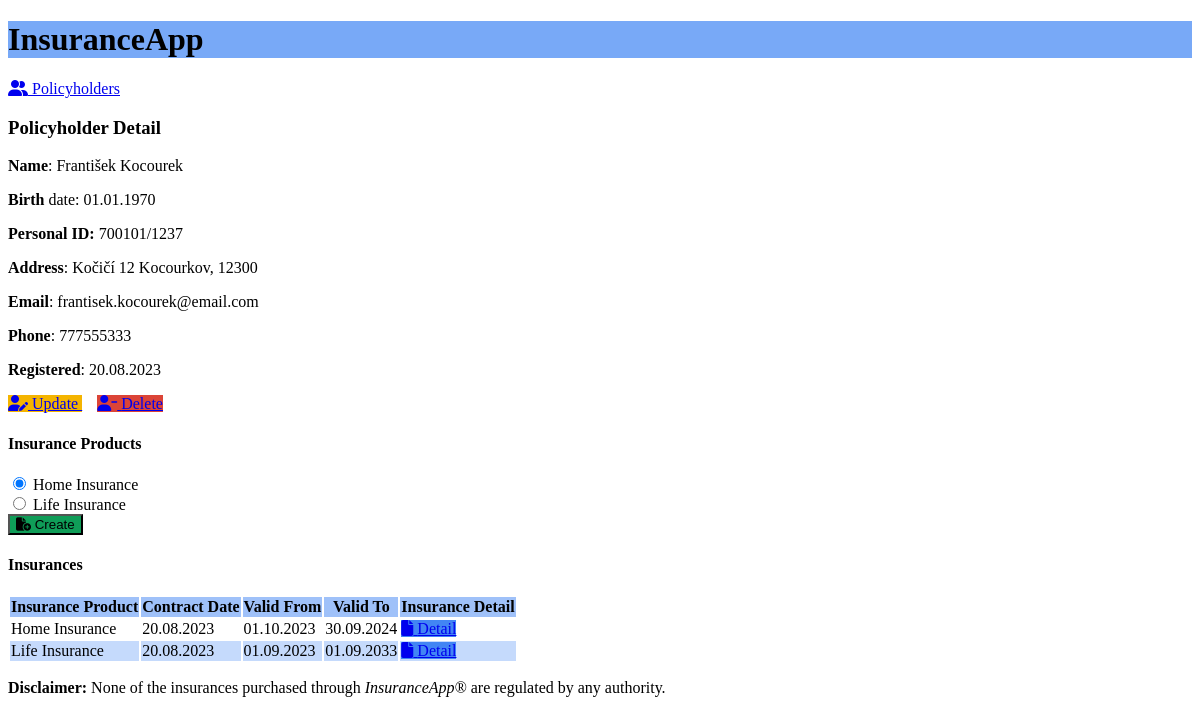
/policyholder/detail/2/, run on the app's committed database.
### insuranceapp/models.py (models this page shows, shortened)
class Person(models.Model):
    first_name = models.CharField(max_length=50)
    last_name = models.CharField(max_length=50)
    birth_date = models.DateField()
    personal_identification_number = models.IntegerField(unique=True)
    street_and_reference_number = models.CharField(max_length=50)
    city = models.CharField(max_length=50)
    postal_code = models.IntegerField()
    class Meta:
        abstract = True
    @property
    def address(self):
        return f"{self.street_and_reference_number} {self.city}, {self.postal_code}"
    @property
    def full_name(self):
        return f"{self.first_name} {self.last_name}"
    @property
    def personal_identification_number_as_string(self):
        return f"{str(self.personal_identification_number)[:6]}/{str(self.personal_identification_number)[6:]}"

class Policyholder(Person):
    email = models.EmailField(unique=True)
    phone = models.IntegerField(unique=True)
    registration_date = models.DateField()

class Insurace(models.Model):
    insurance_product_name = "Insurance"
    policyholder = models.ForeignKey(Policyholder, on_delete=models.CASCADE)
    contract_date = models.DateField()
    valid_from_date = models.DateField()
    valid_to_date = models.DateField()
    class Meta:
        abstract = True
    @classmethod
    def get_url_name_prefix(cls):
        return cls.insurance_product_name.replace(" ", "").lower()
    @classmethod
    def get_create_url(cls):
        return f"insuranceapp:{cls.get_url_name_prefix()}-create"
    def get_detail_url(self):
        return reverse(
            f"insuranceapp:{self.__class__.get_url_name_prefix()}-detail",
            kwargs={"pk": self.id},
        )

class HomeInsurance(Insurace):
    insurance_product_name = "Home Insurance"
    sum_assured = models.IntegerField()  # Pojistná částka
    street_and_reference_number = models.CharField(max_length=50, blank=True, null=True)
    city = models.CharField(max_length=50, blank=True, null=True)
    postal_code = models.IntegerField(blank=True, null=True)

class LifeInsurance(Insurace):
    insurance_product_name = "Life Insurance"
    sum_assured = models.IntegerField()  # Pojistná částka
    insured = models.ForeignKey(
        Insured, on_delete=models.SET_NULL, blank=True, null=True
    )
    beneficiary = models.ForeignKey(
        Beneficiary, on_delete=models.SET_NULL, blank=True, null=True
    )

### insuranceapp/views.py (the view)
class PolicyholderDetailView(PolicyholderModelMixin, DetailView):
    pass
    def get_context_data(self, **kwargs):
        context = super().get_context_data(**kwargs)
        insurances = [
            insurance_product.value for insurance_product in EInsuranceProduct
        ]
        context["insurances"] = {
            insurance.insurance_product_name: insurance.get_create_url()
            for insurance in insurances
        }
        policyholder_isurance_list = []
        for insurance_product in insurances:
            policyholder_isurance_list.extend(
                insurance_product.objects.filter(policyholder=self.kwargs["pk"])
            )
        context["policyholder_isurance_list"] = policyholder_isurance_list
        return context

### insuranceapp/templates/insuranceapp/policyholder_detail.html (shortened to what this page needs)
{% extends "insuranceapp/base.html" %}
{% block content %}
    <section>
        <a href="{% url 'insuranceapp:policyholder-list' %}">
            <i class="fa-solid fa-user-group"></i>
            Policyholders
        </a>
        <h3>Policyholder Detail</h3>
        <p><b>Name</b>: {{ policyholder.full_name }}</p>
        <p><b>Birth</b> date: {{ policyholder.birth_date|date:"d.m.Y" }}</p>
        <p><b>Personal ID:</b> {{ policyholder.personal_identification_number_as_string }}</p>
        <p><b>Address</b>: {{ policyholder.address }}</p>
        <p><b>Email</b>: {{ policyholder.email }}</p>
        <p><b>Phone</b>: {{ policyholder.phone }}</p>
        <p><b>Registered</b>: {{ policyholder.registration_date|date:"d.m.Y" }}</p>
        <a class="button button-update" href="{% url 'insuranceapp:policyholder-update' policyholder.id %}">
            <i class="fa-solid fa-user-pen"></i>
            Update
        </a>
        <a class="button button-delete" href="{% url 'insuranceapp:policyholder-delete' policyholder.id %}">
            <i class="fa-solid fa-user-minus"></i>
            Delete
        </a>
    </section>
    <section>
        <h4>Insurance Products</h4>
        <form action="{% url 'insuranceapp:insurance-product-select' policyholder.id %}" method="post">
            {% for insurance_product_name, insurance_create_url in insurances.items %}
                <div>
                    <input type="radio" id="{{ insurance_product_name }}" name="insurance_create_url" value="{{ insurance_create_url }}"
                    {% if forloop.counter == 1 %}
                        checked
                    {% endif %}
                    >
                    <label for="{{ insurance_product_name }}">{{ insurance_product_name }}</label>
                </div>
            {% endfor %}
            <div>
                <button class="button-create" type="submit">
                    <i class="fa-solid fa-file-circle-plus"></i>
                    Create
                </button>
            </div>
        </form>
    </section>
    <section>
        <h4>Insurances</h4>
        {% if policyholder_isurance_list %}
            <table>
                <thead>
                    <tr>
                        <th>Insurance Product</th>
                        <th>Contract Date</th>
                        <th>Valid From</th>
                        <th>Valid To</th>
                        <th>Insurance Detail</th>
                    </tr>
                </thead>
                <tbody>
                    {% for policyholder_isurance in policyholder_isurance_list %}
                        <tr>
                            <td>{{ policyholder_isurance.insurance_product_name }}</td>
                            <td>{{ policyholder_isurance.contract_date|date:"d.m.Y" }}</td>
                            <td>{{ policyholder_isurance.valid_from_date|date:"d.m.Y" }}</td>
                            <td>{{ policyholder_isurance.valid_to_date|date:"d.m.Y" }}</td>
                            <td>
                                <a class="button button-detail" href="{{ policyholder_isurance.get_detail_url }}">
                                    <i class="fa-solid fa-file"></i>
                                    Detail
                                </a>
                            </td>
                        </tr>
                    {% endfor %}
                </tbody>
            </table>
        {% else %}
            <p><i>There are no contracted insurances yet.</i></p>
        {% endif %}
    </section>
{% endblock content %}

### insuranceapp/static/insuranceapp/style.css (style rules this page uses)
th { background-color: #9FC1F9 !important; }
tr:nth-child(2) { background-color: #C5DAFC !important; }
.button-detail { background-color: #4285F4 !important; }
.button-create { background-color: #0F9D58 !important; }
.button-update { background-color: #F4B400 !important; margin-right: 15px !important; }
.button-delete { background-color: #DB4437 !important; }

### data on the page
Policyholder: full_name "František Kocourek", birth_date "01.01.1970", personal_identification_number_as_string "700101/1237", address "Kočičí 12 Kocourkov, 12300", email "frantisek.kocourek@email.com", phone "777555333", registration_date "20.08.2023"
HomeInsurance: insurance_product_name "Home Insurance", contract_date "20.08.2023", valid_from_date "01.10.2023", valid_to_date "30.09.2024"
LifeInsurance: insurance_product_name "Life Insurance", contract_date "20.08.2023", valid_from_date "01.09.2023", valid_to_date "01.09.2033"

### other printed values
{{ insurance_product_name }} "Home Insurance" "Life Insurance"
